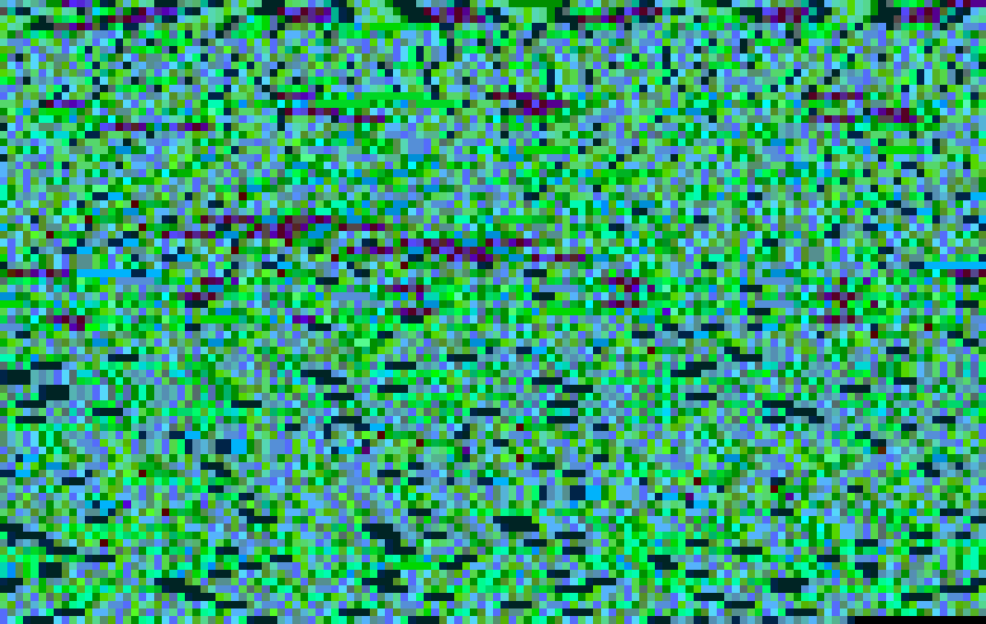
#> input picture conv.png, 1972 x 1248 px (shown at 1/2 size)
$ python decode.py conv.png out.png 100
#> lines starting #> are read from the running program, lines starting #| are printed output that depends on the picture
from PIL import Image
import sys
from math import floor, ceil

def closest(value, levels):
    return min(levels, key=lambda x: abs(x - value))

def pixel_to_byte_avg(r, g, b):
    R_levels = [0, 85, 170, 255]
    G_levels = [0, 36, 72, 108, 144, 180, 216, 252]
    B_levels = G_levels

    r = closest(r, R_levels)
    g = closest(g, G_levels)
    b = closest(b, B_levels)

    R = R_levels.index(r)
    G = G_levels.index(g)
    B = B_levels.index(b)

    return (R << 6) | (G << 3) | B

def byte_to_rgb(byte):
    R_levels = [0, 85, 170, 255]
    G_levels = [0, 36, 72, 108, 144, 180, 216, 252]
    B_levels = G_levels

    R = (byte >> 6) & 0b11
    G = (byte >> 3) & 0b111
    B = byte & 0b111

    return (R_levels[R], G_levels[G], B_levels[B])

def avg_block_fractional(pixels, y_start, y_end, x_start, x_end, img_w, img_h):
    x_min = max(0, floor(x_start))
    x_max = min(img_w - 1, ceil(x_end) - 1)
    y_min = max(0, floor(y_start))
    y_max = min(img_h - 1, ceil(y_end) - 1)

    # Compute mid positions inside the block (avoid edges)
    mid_x1 = x_min + (x_max - x_min) // 2
    mid_x2 = mid_x1 + 1 if mid_x1 + 1 <= x_max else mid_x1

    mid_y1 = y_min + (y_max - y_min) // 2
    mid_y2 = mid_y1 + 1 if mid_y1 + 1 <= y_max else mid_y1

    # Collect the middle 4 pixels
    sample_points = [
        (mid_x1, mid_y1),
        (mid_x1, mid_y2),
        (mid_x2, mid_y1),
        (mid_x2, mid_y2),
    ]

    r_sum = g_sum = b_sum = 0
    count = 0

    for (x, y) in sample_points:
        r, g, b = pixels[y * img_w + x]
        r_sum += r
        g_sum += g
        b_sum += b
        count += 1

    if count == 0:
        return (0, 0, 0)
    return (r_sum // count, g_sum // count, b_sum // count)


def decode_from_screenshot_fractional(image_path, output_path, orig_width, scale=16):
#> called with image_path = 'conv.png', output_path = 'out.png', orig_width = 100, scale = 16
    img = Image.open(image_path).convert("RGB")
    img_w, img_h = img.size
#> img_w = 1972; img_h = 1248
    pixels = list(img.getdata())
#> pixels = 2461056 items

    stride_x = img_w / orig_width
#> stride_x = 19.72
    stride_y = stride_x
#> stride_y = 19.72
    rows = round(img_h / stride_y)
#> rows = 63

    print(f"Image: {img_w}x{img_h}, fractional block size: {stride_x:.3f}px (w) x {stride_y:.3f}px (h)")
#| Image: 1972x1248, fractional block size: 19.720px (w) x 19.720px (h)
    print(f"Decoded image size: {orig_width}x{rows} bytes, total bytes: {orig_width * rows}")
#| Decoded image size: 100x63 bytes, total bytes: 6300

    data = bytearray()
    recon_img = Image.new("RGB", (orig_width, rows))
#> recon_img: PIL image 100x63 RGB; every value is 0
    recon_pixels = recon_img.load()

        # ... your decoding loops ...

    for row in range(rows):
        y_start = row * stride_y
        y_end = y_start + stride_y
        for col in range(orig_width):
            x_start = col * stride_x
            x_end = x_start + stride_x

            avg_r, avg_g, avg_b = avg_block_fractional(pixels, y_start, y_end, x_start, x_end, img_w, img_h)
            byte = pixel_to_byte_avg(avg_r, avg_g, avg_b)
            data.append(byte)
            recon_pixels[col, row] = byte_to_rgb(byte)

    # Remove trailing null bytes (0x00) from data
    while data and data[-1] == 0:
        data.pop()
#> this loop made 13 passes

    with open(output_path, "wb") as f:
        f.write(data)

    recon_img = recon_img.resize((orig_width * scale, rows * scale), Image.NEAREST)
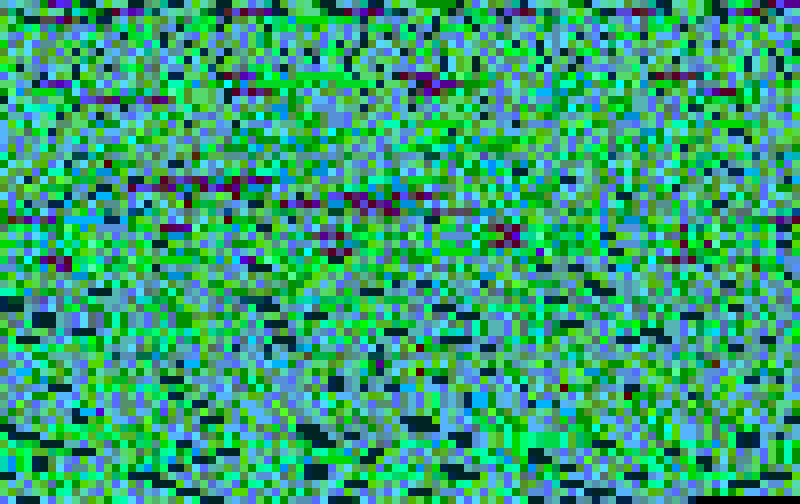
#> recon_img: PIL image 1600x1008 RGB (shown at 1/2 size); mean R, G, B 53.3, 159.6, 117.5
    recon_img.save("reconstructed.png")

    print(f"Decoded {len(data)} bytes to {output_path}")
#| Decoded 6287 bytes to out.png
    print(f"Reconstructed image saved as reconstructed.png (scaled {scale}x)")

if __name__ == "__main__":
    if len(sys.argv) != 4:
        print(f"Usage: python {sys.argv[0]} screenshot.png output.bin original_width")
        sys.exit(1)

    image_path = sys.argv[1]
    output_path = sys.argv[2]
    orig_width = int(sys.argv[3])
    decode_from_screenshot_fractional(image_path, output_path, orig_width)
